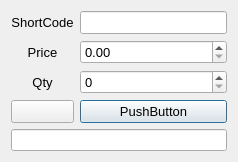
<?xml version="1.0" encoding="UTF-8"?>
<ui version="4.0">
 <class>Dialog</class>
 <widget class="QDialog" name="Dialog">
  <property name="geometry">
   <rect>
    <x>0</x>
    <y>0</y>
    <width>238</width>
    <height>154</height>
   </rect>
  </property>
  <property name="windowTitle">
   <string>Dialog</string>
  </property>
  <layout class="QVBoxLayout" name="verticalLayout">
   <item>
    <layout class="QGridLayout" name="gridLayout">
     <item row="0" column="0">
      <widget class="QLabel" name="labelShortCode">
       <property name="font">
        <font>
         <pointsize>10</pointsize>
        </font>
       </property>
       <property name="text">
        <string>ShortCode</string>
       </property>
       <property name="alignment">
        <set>Qt::AlignCenter</set>
       </property>
       <property name="buddy">
        <cstring>lineEditShortCode</cstring>
       </property>
      </widget>
     </item>
     <item row="0" column="1">
      <widget class="QLineEdit" name="lineEditShortCode">
       <property name="font">
        <font>
         <pointsize>10</pointsize>
        </font>
       </property>
      </widget>
     </item>
     <item row="1" column="0">
      <widget class="QLabel" name="labelPrice">
       <property name="font">
        <font>
         <pointsize>10</pointsize>
        </font>
       </property>
       <property name="text">
        <string>Price</string>
       </property>
       <property name="alignment">
        <set>Qt::AlignCenter</set>
       </property>
       <property name="buddy">
        <cstring>doubleSpinBoxPrice</cstring>
       </property>
      </widget>
     </item>
     <item row="1" column="1">
      <widget class="QDoubleSpinBox" name="doubleSpinBoxPrice">
       <property name="font">
        <font>
         <pointsize>10</pointsize>
        </font>
       </property>
       <property name="maximum">
        <double>280.000000000000000</double>
       </property>
       <property name="singleStep">
        <double>0.010000000000000</double>
       </property>
      </widget>
     </item>
     <item row="2" column="0">
      <widget class="QLabel" name="labelQty">
       <property name="font">
        <font>
         <pointsize>10</pointsize>
        </font>
       </property>
       <property name="text">
        <string>Qty</string>
       </property>
       <property name="alignment">
        <set>Qt::AlignCenter</set>
       </property>
       <property name="buddy">
        <cstring>spinBoxQty</cstring>
       </property>
      </widget>
     </item>
     <item row="2" column="1">
      <widget class="QSpinBox" name="spinBoxQty">
       <property name="font">
        <font>
         <pointsize>10</pointsize>
        </font>
       </property>
      </widget>
     </item>
     <item row="3" column="1">
      <widget class="QPushButton" name="pushButtonSend">
       <property name="font">
        <font>
         <pointsize>10</pointsize>
        </font>
       </property>
       <property name="text">
        <string>PushButton</string>
       </property>
      </widget>
     </item>
     <item row="3" column="0">
      <widget class="QPushButton" name="pushButtonBuySell">
       <property name="font">
        <font>
         <pointsize>10</pointsize>
        </font>
       </property>
       <property name="text">
        <string/>
       </property>
       <property name="icon">
        <iconset>
         <selectedoff>:/newPrefix/resource/Stock Index Down.png</selectedoff>
         <selectedon>:/newPrefix/resource/Stock Index Up.png</selectedon>
        </iconset>
       </property>
       <property name="checkable">
        <bool>true</bool>
       </property>
      </widget>
     </item>
    </layout>
   </item>
   <item>
    <widget class="QLineEdit" name="lineEditMsg"/>
   </item>
  </layout>
 </widget>
 <tabstops>
  <tabstop>lineEditShortCode</tabstop>
  <tabstop>doubleSpinBoxPrice</tabstop>
  <tabstop>spinBoxQty</tabstop>
  <tabstop>pushButtonBuySell</tabstop>
  <tabstop>pushButtonSend</tabstop>
  <tabstop>lineEditMsg</tabstop>
 </tabstops>
 <resources>
  <include location="executedlg.qrc"/>
 </resources>
 <connections/>
</ui>
